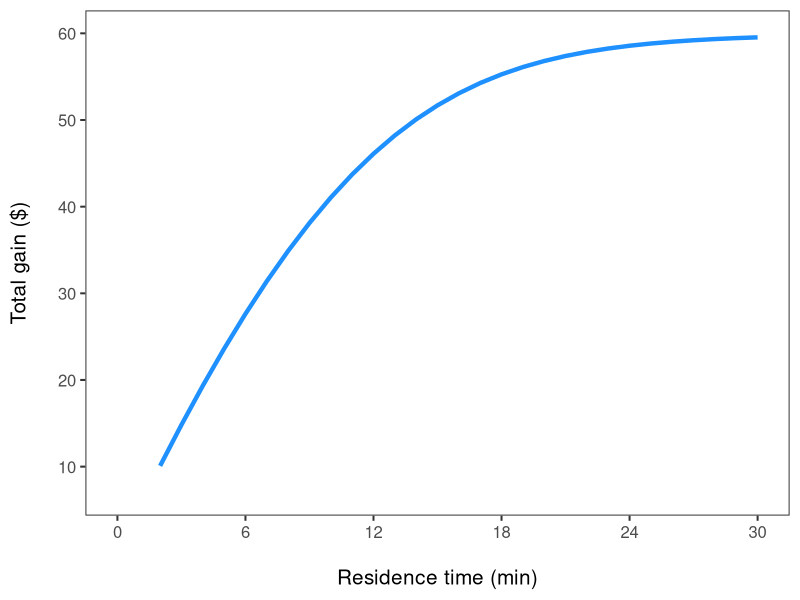
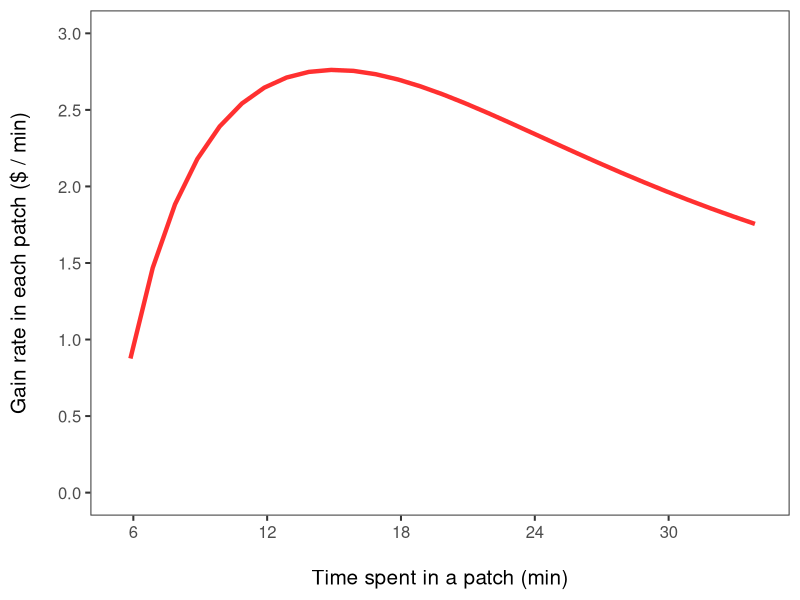

Write R code to recreate these figures, in order.
## ---- chunk 1
knitr::opts_chunk$set(
  fig.align = "center",
  warning = FALSE,
  message = FALSE
)
## ---- chunk 2
Tf <- 30               # game duration
N_in_t0 <- 50          # total number of marbles at a given station at the beginning
N1_in_t0 <- 10         # marbles of type 1 at the beginning
N2_in_t0 <- N1_in_t0   # marbles of type 2 at the beginning

Nsubstrat <- N_in_t0 - (N1_in_t0 + N2_in_t0)

lambda_in <- (60 / 10) # searching rate when not handling (marbles that can be drawn / min)
h1_in <- (10 / 60)     # handling time resource type 1 (min / marble)
h2_in <- (10 / 60)     # handling time resource type 2 (min / marble)

e1_in <- 5            # $ gained by consuming a resource of type 1 ($ / marble)
e2_in <- 1            # $ gained by consuming a resource of type 2 ($ / marble)
p1_in <- 1             # if marble of type 1 are taken, p = 1; 0 otherwise
p2_in <- 1             # if marble of type 2 are taken, p = 1; 0 otherwise
## ---- chunk 3
E_in_t0 <- ((lambda_in * (N1_in_t0 / N_in_t0) * e1_in * p1_in) +
            (lambda_in * (N2_in_t0 / N_in_t0) * e2_in * p2_in)) /
            (1 + (lambda_in * (N1_in_t0 / N_in_t0) * h1_in * p1_in) +
            (lambda_in * (N2_in_t0 / N_in_t0) * h2_in * p2_in))


cons1_in_T0 <- (lambda_in * (N1_in_t0 / N_in_t0) * p1_in) /
               (1 + (lambda_in * (N1_in_t0 / N_in_t0) * h1_in * p1_in) +
               (lambda_in * (N2_in_t0 / N_in_t0) * h2_in * p2_in))


cons2_in_T0 <- (lambda_in * (N2_in_t0 / N_in_t0) * p2_in) /
               (1 + (lambda_in * (N1_in_t0 / N_in_t0) * h1_in * p1_in) +
               (lambda_in * (N2_in_t0 / N_in_t0) * h2_in * p2_in))
## ---- chunk 4
E_in_t <- E_in_t0
#cumE_in_t <- E_in_t0
N1_in_t <- N1_in_t0
N2_in_t <- N2_in_t0
N_in_t <- N_in_t0
vN1_in_t <- numeric()
vN2_in_t <- numeric()
vN_in_t <- numeric()
vE_in_t <- numeric()
vnum <- numeric()
vdenom <- numeric()
## ---- chunk 5

for (i in 1:(Tf - 1)) {

  N1_in_t <- N1_in_t -
            ((lambda_in * (N1_in_t / N_in_t) * p1_in) /
             (1 + (lambda_in * (N1_in_t / N_in_t) * h1_in * p1_in) +
             (lambda_in * (N2_in_t / N_in_t) * h2_in * p2_in))
            )

  N2_in_t <- N2_in_t -
             ((lambda_in * (N2_in_t / N_in_t) * p2_in) /
              (1 + (lambda_in * (N1_in_t / N_in_t) * h1_in * p1_in) +
              (lambda_in * (N2_in_t / N_in_t) * h2_in * p2_in))
             )

  #E_in_t <- ((lambda_in * (N1_in_t / N_in_t) * e1_in * p1_in) +
  #           (lambda_in * (N2_in_t / N_in_t) * e2_in * p2_in)
  #          ) /
  #          (1 + (lambda_in * (N1_in_t / N_in_t) * h1_in * p1_in) +
  #           (lambda_in * (N2_in_t / N_in_t) * h2_in * p2_in)
  #          )

  N_in_t <- N1_in_t + N2_in_t + Nsubstrat

  num  <- (lambda_in * (N1_in_t / N_in_t) * e1_in * p1_in) +
          (lambda_in * (N2_in_t / N_in_t) * e2_in * p2_in)

  denom <- 1 +
           (lambda_in * (N1_in_t / N_in_t) * h1_in * p1_in) +
           (lambda_in * (N2_in_t / N_in_t) * h2_in * p2_in)

  vN1_in_t[i] <- (N1_in_t)
  vN2_in_t[i] <- (N2_in_t)
  vN_in_t[i] <- (N_in_t)
  #vE_in_t[i] <- (E_in_t)

  vnum[i] <- (num)
  vdenom[i] <- (denom)

}
## ---- chunk 6

# Extract parameters
E_in <- vnum / vdenom             # rate of $ collection
E_in1 <- append((E_in_t0), E_in)

totgain_temp <- cumsum(E_in1)     # gain function (for each min)
totgain <- totgain_temp[1:Tf]     # gain function only during Tf

Residencytime <- 1:Tf

# Plot
library(ggplot2)
dat <- data.frame(x = Residencytime, y = totgain)

ggplot(data = dat, aes(x = x, y = y)) +
    geom_line(linewidth = 1.5, color = "dodgerblue") +
    xlab("\nResidence time (min)") +
    ylab("Total gain ($)\n") +
    scale_x_continuous(breaks = seq(0, 30, 6), limits = c(0, 30)) +
    scale_y_continuous(breaks = seq(0, 60, 10), limits = c(7, 60)) +
    theme_bw(base_size = 15) +
    theme(panel.grid = element_blank())
## ---- chunk 7
a <- 30 * 23       # area search rate (m2 / min) (i.e. width * speed)
N1 <- 100 / 112000 # path density  (patches / m2) (i.e., 100 patches in about 120 000 m2)
#N2 <- N1          # density of patch type 2  (patches / m2) (not considered in the game)
mus <- 0.5         # survival probability when travelling between patches
muh <- mus         # survival probability when at a patch (i.e. when handling marbles)
mur <- .9          # survival probability when in refuge
#p1 <- 1
#p2 <- 0           # p2 always 0 because only one type of resource patches

hx <- 1:Tf         # h: min spent in a patch handing marbles
## ---- chunk 8
# encounter (patch/min) * handling a patch (min/patch)
Trx <- 1:Tf
hpatcha <- c(rep(hx, times = length(Trx)))
totgain1 <- c(rep(totgain, times = length(Trx)))
Tr <- c(rep(Trx, each = length(hx)))
## ---- chunk 9
Alldata1 <- matrix(c(Tr, hpatcha, totgain1), nrow = (length(Tr)), ncol = 3)
colnames(Alldata1) <- c("Tr", "hpatch", "e_intra")

# Encounter rate (m2 / min * patch / m2 = patch / min) with patch of type 1
# (only this type present)
lambdaAll1 <- a * N1

# Expected number of minutes needed to encounter the next patch
Timepatch_enc1 <- 1 / lambdaAll1

# time spent in each patch + time to the next patch
timeto_search_handl1 <- Timepatch_enc1 + hpatcha

# total no of patches visited during Tf
tot_patch_process_during_Tf <- (Tf - Tr) / timeto_search_handl1
Num_patches <- tot_patch_process_during_Tf

# modulo to get min remaining
remaining <- (Tf - Tr) %% timeto_search_handl1
# if +, then can consume the last patch completely
# i.e. 2.7 patches --> 3 patches completely consumed
diff1 <- remaining - hpatcha

# number of patches fully handled
nb_patch_fullyhandl <- ifelse(
    diff1 < 0,
    floor(Num_patches), ceiling(Num_patches)
)

# gain in the last patch is not fully handled
bbbb <- ifelse(diff1 < 0, totgain_temp[remaining], 0)
# search time at the end. =0 if last patch not fully consumed, remaining otherwise
cccc <- ifelse(diff1 < 0, 0, diff1)
# time spent handling last patch if only partially consumed
dddd <- ifelse(diff1 < 0, remaining, 0)

gain_duringTf <- (nb_patch_fullyhandl * totgain1) + bbbb
Ts_inter <- (Timepatch_enc1 * (floor(Num_patches))) + cccc # assume that consumer starts in a patch
Th1 <- (hpatcha * nb_patch_fullyhandl) + dddd

# overall survival probability, given the time spent in different behaviours
# (searching, handling marbles at a station, waiting in a refuge)
mu <- ((Ts_inter * mus + Th1 * muh + Tr * mur) / Tf)

# Expected long term gain rate, given probability of survival
Eall1 <- gain_duringTf * mu

loc1 <- which(Eall1 == max(Eall1))

zz <- matrix(
    c(
     Eall1, gain_duringTf, mu,
     hpatcha, nb_patch_fullyhandl,
     Ts_inter, Th1, Tr
    ),
    ncol = 8
)
colnames(zz) <- c(
    "Eall", "E", "mu", "h",
    "NbPatch_consumed",
    "Ts", "Th", "Tr"
)

## ---- chunk 10

# Extract model parameters
timex <- 1:length(totgain_temp)
timex <- timex + Ts_inter[loc1]
gain <- totgain_temp / timex
#gain2 <- Eall1/timex #plot(timex, gain)

dat <- data.frame(x = timex, y = gain)

# library(ggplot2)
ggplot(data = dat, aes(x = x, y = y)) +
    geom_line(linewidth = 1.5, color = "firebrick1") +
    xlab("\nTime spent in a patch (min)") +
    ylab("Gain rate in each patch ($ / min)\n") +
    scale_x_continuous(breaks = seq(0, 30, 6), limits = c(5.5, 34)) +
    scale_y_continuous(breaks = seq(0, 3, 0.5), limits = c(0, 3)) +
    theme_bw(base_size = 15) +
    theme(panel.grid = element_blank())
## ---- chunk 11
# Long-term expected gain, overall risk, handling rate
# number of stations fully consumed
# time spent searching, handling, in refuge
Value_given_optimal_behaviour <- c(
    Eall1[loc1], gain_duringTf[loc1],
    mu[loc1], hpatcha[loc1], nb_patch_fullyhandl[loc1],
    Ts_inter[loc1], Th1[loc1], Tr[loc1]
)

Value_given_optimal_behaviour <- round(
  Value_given_optimal_behaviour, digits = 2
)

# Long-term expected gain, overall risk, handling rate
# number of stations fully consumed
# time spent searching, handling, in refuge
Variable <- c(
  "Realized gain ($)", "gain_no_pred",
  "Overall mortality risk", "Patch resience time (min)",
  "nb of patches fully handled", "Total time searching patches (min)",
  "Total time in patches (min)", "Total time in refuge (min)"
)

c <- data.frame(Variable = Variable, Value = Value_given_optimal_behaviour)

c

